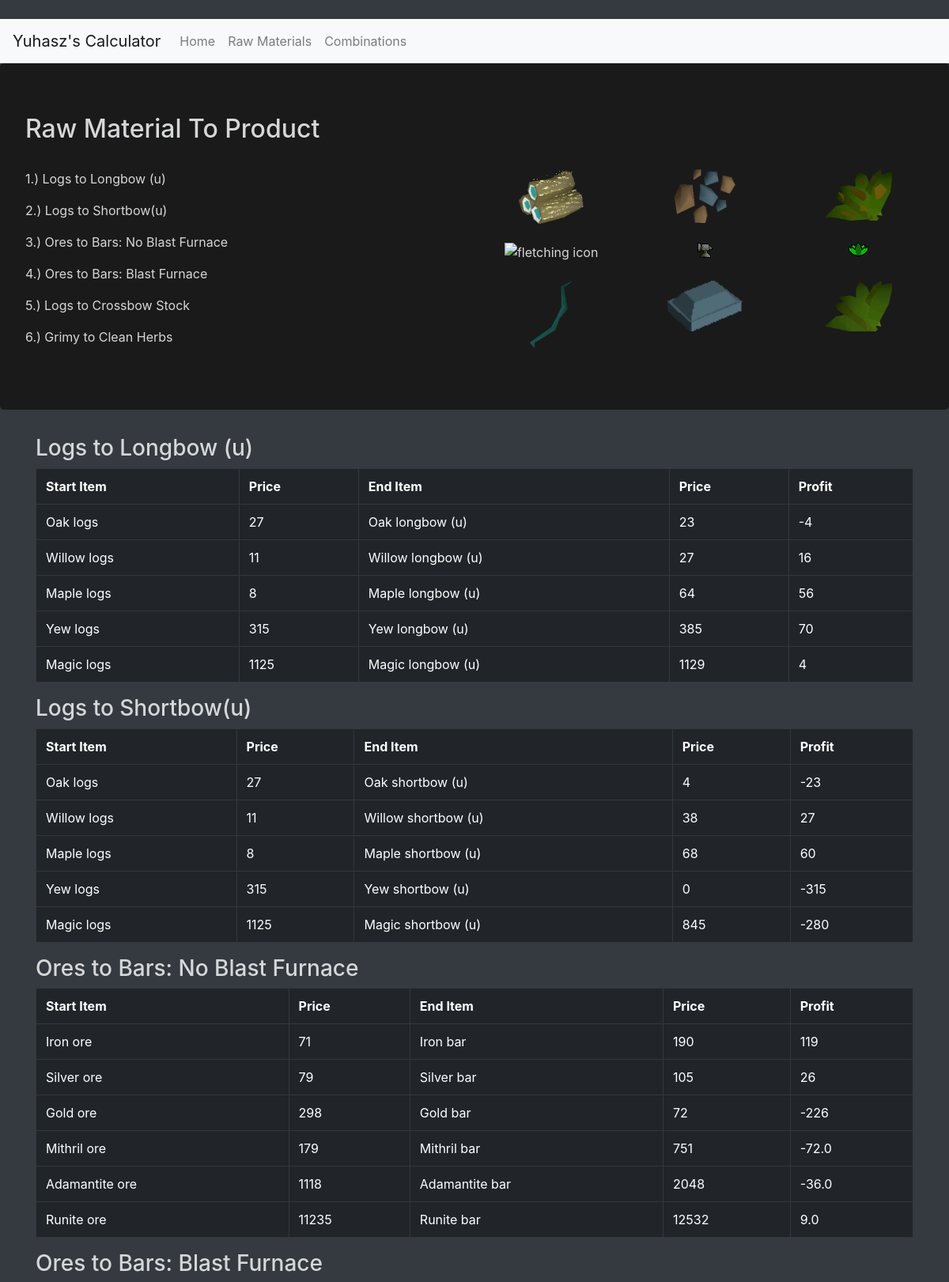
/raw_materials (upper part), run on the app's committed database.
### app/models.py (models this page shows)
class Items(models.Model):
    item_name = models.CharField(max_length=30)
    item_price = models.IntegerField(default='0')

### app/views.py (the view)
# urls.py: url(r'^raw_materials$', app.views.raw_materials, name='raw_materials'),
def raw_materials(request):
    table_name = ['Logs to Longbow (u)', 'Logs to Shortbow(u)', 'Ores to Bars: No Blast Furnace', 'Ores to Bars: Blast Furnace', 'Logs to Crossbow Stock', 'Grimy to Clean Herbs']
    deploy = deploy_all()
    assert isinstance(request, HttpRequest)
    return render(
        request,
        'app/raw_materials.html',
        {
            'title':'Raw Material To Product',
            'message':'Your application description page.',
            'year':datetime.now().year,
            'table_name': table_name,
            'deploy': deploy,
        }
    )

### app/calc_module.py (called while the page is built)
def fetch_price_from_db(item_name):
    query = Items.objects.filter(item_name__icontains=item_name).values('item_price')
    return query

def fetch_from_db(item_name):
    query = Items.objects.filter(item_name__icontains=item_name).values()
    return query

def fetch_exact_from_db(item_name):
    query = Items.objects.filter(item_name=item_name).values('item_price')
    return query

def deploy_all():
    logs_to_longbow = one_to_one('logs', 'longbow (u)', '1', '0') #logs to longbow (u)
    logs_to_shortbow = one_to_one('logs', 'shortbow (u)', '1', '0') #logs to shortbow (u)
    ore_to_bar = one_to_one('ore', 'bar', '2', '0') #All ores to bars Iron and Up WITHOUT BLAST FURNACE
    ore_to_bar_bf = one_to_one('ore', 'bar', '2', '1') #All ores to bars Iron and Up WITH BLAST FURNACE
    logs_to_stock = one_to_one('logs', 'stock', '1', '0') #test for logs to crossbow stock
    grimy_to_clean_herbs = one_to_one('grimy', 'null', '3', '0') #All Grimy Herbs to Clean Herbs
    return [logs_to_longbow, logs_to_shortbow, ore_to_bar, ore_to_bar_bf, logs_to_stock, grimy_to_clean_herbs]

def organize_skill_A(product_list, raw_list):
    new_raw_list = [ ]
    new_product_list = [ ]
    for i in range(len(product_list)):
        try:
            f = product_list[i]
            split_f = f.split()
            indicies = [p for p, o in enumerate(raw_list) if split_f[0] in o]
            refined_item = raw_list[indicies[0]]
            new_raw_list.append(refined_item)
        except:
            pass
    for i in range(len(new_raw_list)):
        try:
            f = new_raw_list[i]
            split_f = f.split()
            indicies = [p for p, o in enumerate(product_list) if split_f[0] in o]
            refined_item = product_list[indicies[0]]
            new_product_list.append(refined_item)
        except:
            pass
    sorted(new_raw_list)
    sorted(new_product_list)
    return [new_raw_list, new_product_list]

def pack_A(both_lists, profits, start_prices_list, end_prices_list):
    set_range = both_lists[0]
    start_product_list = both_lists[0]
    end_product_list = both_lists[1]
    packed_list = [ ]
    for i in range(len(set_range)):
        new_list = [start_product_list[i], start_prices_list[i], end_product_list[i], end_prices_list[i], profits[i]]
        packed_list.append(new_list)
    return packed_list

### app/templates/app/raw_materials.html (shortened to what this page needs)
﻿{% extends "app/layout.html" %}
{% block content %}
<div class="jumbotron bg-black">
    <div class="row">
        <div class="col">
            <h2> {{ title }}</h2>
        </div>
    </div>
    <br />
    <div class="row">
       <div class="col-6" float="left">
                {% for i in table_name %}
                    <p>{{forloop.counter}}.) {{ i }}</p>
                {% endfor %}
       </div>
        <div class="col" align="center">
            <div class="row">
                <div class="col-sm">
                    <img src="../../static/app/pictures/raw_materials/Magic_logs_detail_animated.gif" width="81.54" height="68.46" alt="Magic log gif" />
                </div>
                <div class="col-sm">
                    <img src="../../static/app/pictures/raw_materials/Runite_ore_detail.png" width="76.36" height="68" alt="Runite Ore"/>
                </div>
                <div class="col-sm">
                    <img src="../../static/app/pictures/raw_materials/Ranarr_weed_grimy_detail.png" width="85" height="64.5" alt="Grimy Ranarr Weed"/>
                </div>
            </div>
            <br />
            <div class="row" align="center">
                <div class="col-sm">
                    <img src="../../static/app/pictures/skill_icons/Fletching-icon.png" alt="fletching icon"/>
                </div>
                <div class="col-sm">
                    <img src="../../static/app/pictures/skill_icons/Smithing-icon.png" alt="smithing icon"/>
                </div>
                <div class="col-sm">
                    <img src="../../static/app/pictures/skill_icons/Herblore-icon.png" alt="herblore icon" />
                </div>
            </div>
            <br />
            <div class="row">
                <div class="col-sm">
                    <img src="../../static/app/pictures/raw_materials/Magic_shortbow_(u)_detail.png" width="54.46 height="88" alt="Magic Shortbow (u)" />
                </div>
                <div class="col-sm">
                    <img src="../../static/app/pictures/raw_materials/Runite_bar_detail.png" width="94.5" height="64.5" alt="Runite Bar" />
                </div>
                <div class="col-sm">
                    <img src="../../static/app/pictures/raw_materials/Ranarr_weed_detail.png" width="85" height="64.5" alt="Cleaned Ranarr"/>
                </div>
            </div>
        </div>
    </div>
</div>
{% for i in deploy%}
    <div class="container">
        {% if forloop.counter == 1 %}
            <h3> {{ table_name.0 }}</h3>
        {% endif %}
        {% if forloop.counter == 2 %}
            <h3> {{ table_name.1 }}</h3>
        {% endif %}
        {% if forloop.counter == 3 %}
            <h3> {{ table_name.2 }}</h3>
        {% endif %}
        {% if forloop.counter == 4 %}
            <h3> {{ table_name.3 }}</h3>
        {% endif %}
        <table class="table table-hover table-bordered table-dark">
        <tr>
            <th scope="col">Start Item</th>
            <th scope="col">Price</th>
            <th scope="col">End Item</th>
            <th scope="col">Price</th>
            <th scope="col">Profit</th>
        </tr>
        {% for list_obj in i %}
        <tr> {% for item in list_obj %}
                <td>{{ item }}</td>
            {% endfor %}
        </tr>
        {% endfor %}
    </table>
    </div>
    {% endfor %}
{% endblock %}

### app/templates/app/layout.html (shortened to what this page needs)
﻿<!DOCTYPE html>
<html>
<head>
    <link rel="stylesheet" href="https://maxcdn.bootstrapcdn.com/bootstrap/4.0.0-beta.2/css/bootstrap.min.css">
    <link rel="stylesheet" href="../../static/app/content/main.css" />
    {% load static %}
</head>
<body>
<nav class="navbar navbar-expand-lg navbar-light bg-light">
    <a class="navbar-brand" href="/">Yuhasz's Calculator</a>
    <div class="collapse navbar-collapse" id="navbarNavAltMarkup">
        <div class="navbar-nav">
            <a class="nav-item nav-link" href="{% url 'home' %}">Home <span class="sr-only">(current)</span></a>
            <a class="nav-item nav-link" href="{% url 'raw_materials' %}">Raw Materials</a>
            <a class="nav-item nav-link" href="{% url 'by_combination' %}">Combinations</a>
        </div>
    </div>
</nav>
{% block content %}{% endblock %}
</body>
</html>

### app/static/app/content/main.css (style rules this page uses)
body { background-color: #343a40; color: #D6D7D9; }
.jumbotron { background-color: #1A1A1A; color: #D6D7D9; }

### data on the page
Items: list_obj "Oak logs" "Oak logs"
Items: list_obj "Oak longbow (u)"
Items: list_obj "Willow logs" "Willow logs"
Items: list_obj "Willow longbow (u)"
Items: list_obj "Maple logs" "Maple logs"
Items: list_obj "Maple longbow (u)"
Items: list_obj "Yew logs" "Yew logs"
Items: list_obj "Yew longbow (u)"
Items: list_obj "Magic logs" "Magic logs"
Items: list_obj "Magic longbow (u)"
Items: list_obj "Oak shortbow (u)"
Items: list_obj "Willow shortbow (u)"
Items: list_obj "Maple shortbow (u)"
Items: list_obj "Yew shortbow (u)"
Items: list_obj "Magic shortbow (u)"
Items: list_obj "Iron ore"
Items: list_obj "Iron bar"
Items: list_obj "Silver ore"
Items: list_obj "Silver bar"
Items: list_obj "Gold ore"
Items: list_obj "Gold bar"
Items: list_obj "Mithril ore"
Items: list_obj "Mithril bar"
Items: list_obj "Adamantite ore"
Items: list_obj "Adamantite bar"
Items: list_obj "Runite ore"
Items: list_obj "Runite bar"

### other printed values
{{ title }} "Raw Material To Product"
{{ i }} "Logs to Longbow (u)" "Logs to Shortbow(u)" "Ores to Bars: No Blast Furnace" "Ores to Bars: Blast Furnace" "Logs to Crossbow Stock" "Grimy to Clean Herbs"
{{ table_name.0 }} "Logs to Longbow (u)"
{{ item }} "27" "23" "-4" "11" "27" "16" "8" "64" "56" "315" "385" "70" "1125" "1129" "4" "27" "4" "-23" "11" "38" "27" "8" "68" "60" "315" "0" "-315" "1125" "845" "-280" "71" "190" "119" "79" "105" "26" "298" "72" "-226" "179" "751" "-72.0" "1118" "2048" "-36.0" "11235" "12532" "9.0"
{{ table_name.1 }} "Logs to Shortbow(u)"
{{ table_name.2 }} "Ores to Bars: No Blast Furnace"
{{ table_name.3 }} "Ores to Bars: Blast Furnace"
